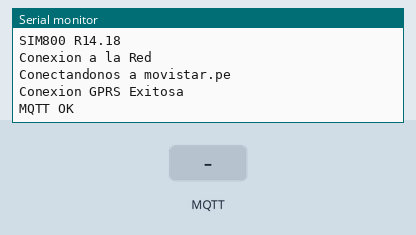
A sketch run on a simulated ESP32. On the bench: the last lines printed to the serial monitor. The inputs (shaded band) are chosen by the test bench. No MQTT or app messages arrive unless stated.

Above: at 7.2 s.
7.3 s: MQTT message "1" arrives on the first subscribed topic
At 8.0 s:
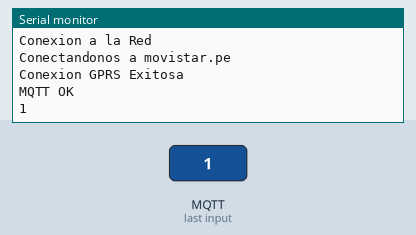
8.8 s: MQTT message "on" arrives on the first subscribed topic
At 9.1 s:
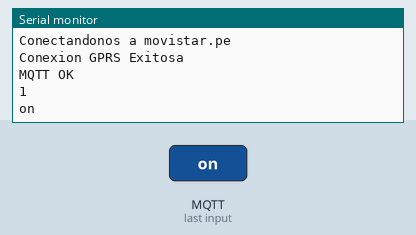
10.3 s: MQTT message "off" arrives on the first subscribed topic
At 11.5 s:
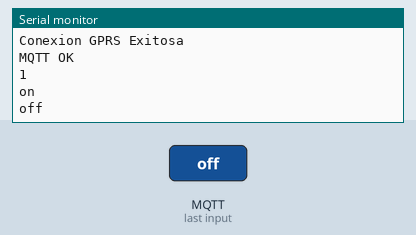

The sketch:

envio_mqtt_gprs_bidir.ino
```cpp
#define TINY_GSM_MODEM_SIM800
#include <TinyGsmClient.h>

#define SerialMon Serial
#define SerialAT Serial2
TinyGsm modem(SerialAT);  //TinyGsm modem(port_serie_sim)

/*********** MQTT sobre GPRS **********/
#include <PubSubClient.h>
TinyGsmClient gprsClient(modem);
PubSubClient client(gprsClient);
unsigned long t = 0;
/****************************/

char apn[] = "movistar.pe";           //APN
char gprsUser[] = "movistar@datos";   //USER
char gprsPass[] = "movistar";         //PASS
char msg[30];

void setup() {
  setup_gprs();
  client.setServer("18.224.38.115",1883);
  client.setCallback(callback);
}

void callback(const char* topic, byte* payload, unsigned int length)
{
  payload[length] = '\0';
  String val = String((char*)payload);
  Serial.println(val);
}

void reconnect(){
  if(client.connect("ESP32")){
    Serial.println("MQTT OK");
    client.subscribe("canaly");
  }
}

void loop() {
    if(!client.connected()){
      reconnect();
    }
    client.loop();
    if(millis()-t>30000){
      int temp = 27;
      int humi = 80;
      snprintf(msg,30,"%d,%d",temp,humi);
      client.publish("canalx",msg);
      t = millis();
    }
}

void setup_gprs(){
  SerialMon.begin(9600);
  SerialAT.begin(9600,SERIAL_8N1,16,17); //TinyGsmAutoBaud(SerialAT,9600,115200);
  delay(6000);
  SerialMon.println("Iniciando modem...");
  modem.restart();//Reinicia el modem
  String modemInfo = modem.getModemInfo(); //Versión del firmware
  SerialMon.println(modemInfo);
  if(!modem.waitForNetwork()){
    SerialMon.println("Error");
    delay(1000);
    return;
  }
  if(modem.isNetworkConnected()){
    SerialMon.println("Conexion a la Red");
  }
  //GPRS Conexión a Internet
  SerialMon.print("Conectandonos a ");
  SerialMon.println(apn);
  if(!modem.gprsConnect(apn,gprsUser,gprsPass)){
    SerialMon.println("Error de conexion GPRS");
    delay(1000);
    return;
  }
  if(modem.isGprsConnected()){
    SerialMon.println("Conexion GPRS Exitosa");
    SerialMon.println(modem.getLocalIP());
  }
}
```

Measured:
- after the input at 7.3 s, the serial monitor: prints a new line at once (image 1)
- after the input at 8.8 s, the serial monitor: prints a new line at once (image 2)
- after the input at 10.3 s, the serial monitor: prints a new line at once (image 3)
